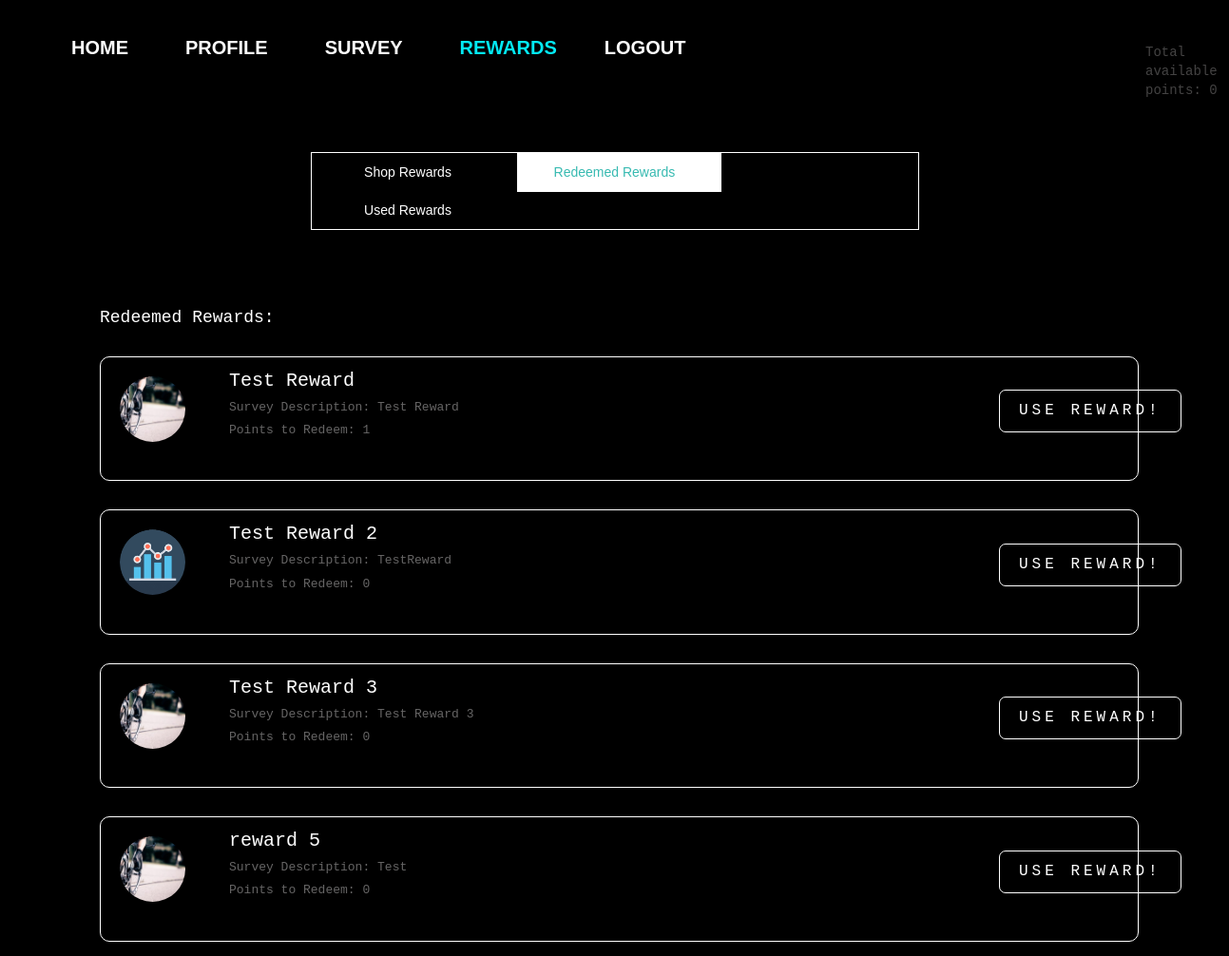
The page /redeemedrewards/ (signed in) on the database its author committed.
### survey/models.py (models this page shows, shortened)
class TotalPoints(models.Model):
    user = models.ForeignKey(to=User, null=True, on_delete=models.SET_NULL,blank=True)
    points = models.IntegerField(default=0)

class Reward(models.Model):
    rewardtitle = models.CharField('Title', max_length=255)
    rewarddescription = models.CharField('Reward Description',max_length=5000)
    reward_pic = models.ImageField(upload_to='reward_pics', blank=True)
    requiredpoints = models.IntegerField(default=12)

### survey/views.py (the view)
# urls.py: path('redeemedrewards/', survey_views.redeemedrewards_view , name='redeemedrewards'),
def redeemedrewards_view(request):
    try:
        context = {
            'displayedpoints': TotalPoints.objects.get_or_create(user=request.user),
            'allredeemedrewards': RedeemedRewards.objects.get(user=request.user).redeemedrewards.exclude(id__in=UsedRewards.objects.get(user=request.user).usedrewards.values_list('id',flat=True))
        }
    except:
        context={
            'displayedpoints': TotalPoints.objects.get_or_create(user=request.user),
            'allredeemedrewards': RedeemedRewards.objects.get(user=request.user).redeemedrewards.all()
        }
    return render(request, 'survey/redeemedrewards.html', context)

### survey/templates/survey/redeemedrewards.html (shortened to what this page needs)
{% extends "survey/base.html" %}
{% load static %}
{% block css %}
<link rel="stylesheet" type="text/css" href="{% static 'survey/rewards.css' %}">
{% endblock %}
{% block navbar %}
<div class="nav_box">
<header class="navbarheader">
<div class=nav>
  <ul class=navbarlist>
    <a href="{% url 'survey:dashboard' %}" role="button">Home</a>
    <a href="{% url 'accounts:profile' %}" role="button">Profile</a>
    <a href="{% url 'survey:survey' %}" role="button" >Survey</a>
    <a href="{% url 'survey:shoprewards' %}" role="button" class="active">Rewards</a>
    <a href="{% url 'logout' %}" id="logout">Logout</a>
  </ul>
</div>
</header>
</div>
{% endblock %}
{% block body_block %}
{% load widget_tweaks %}
<div class="points">
  Total available points:
{% for user in displayedpoints %}
  {{user.points}}
{% endfor %}
</div>
<section>
  <nav>
    <div></div>
    <ul>
      <li onclick="window.location.href='/shoprewards'">
      Shop Rewards
      </li>
      <li onclick="window.location.href='/redeemedrewards'" class="active1">
      Redeemed Rewards
    </li>
    <li onclick="window.location.href='/usedrewards'">
      Used Rewards
    </li>
    </ul>
  </nav>
</section>
<div class="reward">
<h2> Redeemed Rewards:
  {% for reward in allredeemedrewards %}
  <div class="indiv">
    <div class="uh-image">
      <img class="uh-image-inner" src="{{reward.reward_pic.url}}">
    </div>
    <div class="title">
    {{reward.rewardtitle}}
    </div>
  <div class="des">
    Survey Description:
    {{reward.rewarddescription}}
  </div>
  <div class="pts">
    Points to Redeem:
    {{reward.requiredpoints}}
  </div>
  <div class="btns">
     <a class="btn" href="{% url 'survey:used_update' pk=reward.pk %}" >Use Reward!</a>
  </div>
  </div>
  {% endfor %}
</h2>
</div>
{% endblock %}

### survey/static/survey/base.css (style rules this page uses)
html { height: 100%; }
body { background: #000000; margin: auto; font-family: "Trebuchet MS", monospace; }
div { padding:5px; }

### survey/static/survey/nav.css (style rules this page uses)
.navbarheader { color: white; display: flex; align-items: center; justify-content: center; overflow: hidden; display: flex; align-items: center; justify-content: center; flex-direction: row; height:100px; position:fixed; }
nav { display: flex; justify-content: center; }
.navbarlist { display: flex; list-style-type: none; }
.navbarlist a { margin: 10px 30px; position: relative; color: white; font-family: 'Oswald', sans-serif; font-size: 20px; font-weight: bold; text-transform: uppercase; text-decoration: none; }
.navbarlist a:before { position: absolute; bottom: -2px; content: ''; width: 100%; height: 3px; background: #03e9f4; transform: translateX(-100%); opacity: 0; }
.navbarlist .active { color: #03e9f4; }
#logout { margin-left: 20px; }

### survey/static/survey/rewards.css (style rules this page uses)
.points { margin-top:-90px; margin-left: 1200px; color:rgb(68, 67, 67); }
.reward { margin-left: 100px; color:white; }
.indiv { font-size: small; border: 1px solid #fff; margin-top: 30px; padding-left:100px; padding-top: 20px; margin-right: 90px; border-radius: 10px; }
.title { margin-left: 30px; font-size:20px; font-style: bold; }
.des { margin-left: 30px; color: rgb(102, 101, 101); }
.pts { margin-left: 30px; color: rgb(102, 101, 101); }
h2 { font-size: large; margin-top: 100px; }
section { position:relative; width:640px; margin:50px auto; }
nav { width:100%; }
nav ul li { display:inline-block; list-style:none; width:215px; text-align:center; font-family:Helvetica, sans-serif; border: 1px dashed rgba(255,255,255, 0); color:#fff; padding:10px 10px 10px 0; margin:-1px -5px -1px -1px; cursor:pointer; transition:all .2s; -webkit-transition:all .2s; }
a { color:white; }
nav ul { border: 1px solid #fff; position:absolute; width:100%; padding:0; z-index:100; }
.active1 { color:rgba(55, 186, 177, 1); background: #fff; }
.btns { margin-top:-100px; margin-left: 800px; }
.btn { color: #FFFFFF; border: 1.5px solid #FFFFFF; border-radius: 7px; position: relative; display: inline-block; padding: 10px 20px; margin: 40px; font-size: 16px; text-decoration: none; text-transform: uppercase; letter-spacing: 4px; transition: 0.5s; }
.uh-image { margin-left: -80px; margin-bottom: -80px; width: 7%; border-radius: 50%; border: 5px solid var(--white); overflow: hidden; position: relative; display: flex; justify-content: center; align-items: center; cursor: pointer; }
.uh-image:after { content: ""; display: block; padding-bottom: 100%; }
.uh-image-inner { width: 100%; height: 100%; position: absolute; object-fit: cover; }

### rows shown on the page
TotalPoints: points "0"
Reward: reward_pic (picture), rewardtitle "Test Reward", rewarddescription "Test Reward", requiredpoints "1"
Reward: reward_pic (picture), rewardtitle "Test Reward 2", rewarddescription "TestReward", requiredpoints "0"
Reward: reward_pic (picture), rewardtitle "Test Reward 3", rewarddescription "Test Reward 3", requiredpoints "0"
Reward: reward_pic (picture), rewardtitle "reward 5", rewarddescription "Test", requiredpoints "0"
